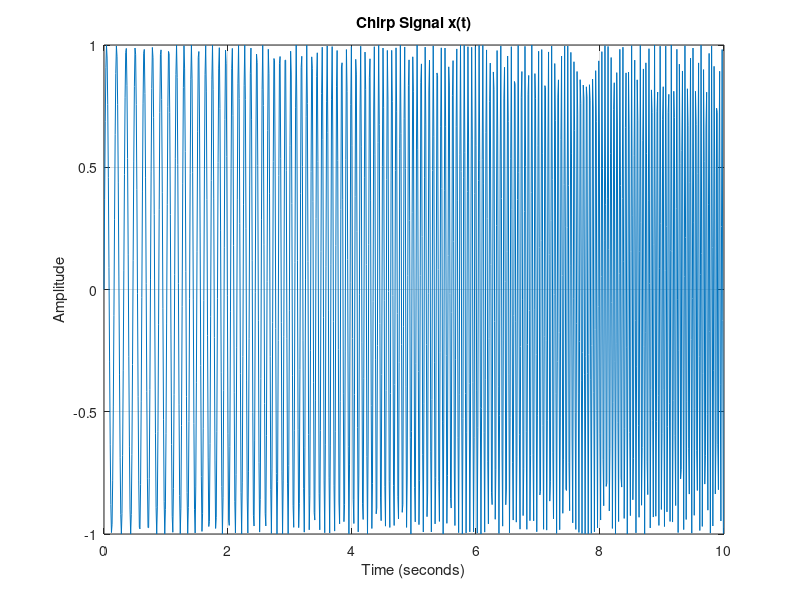
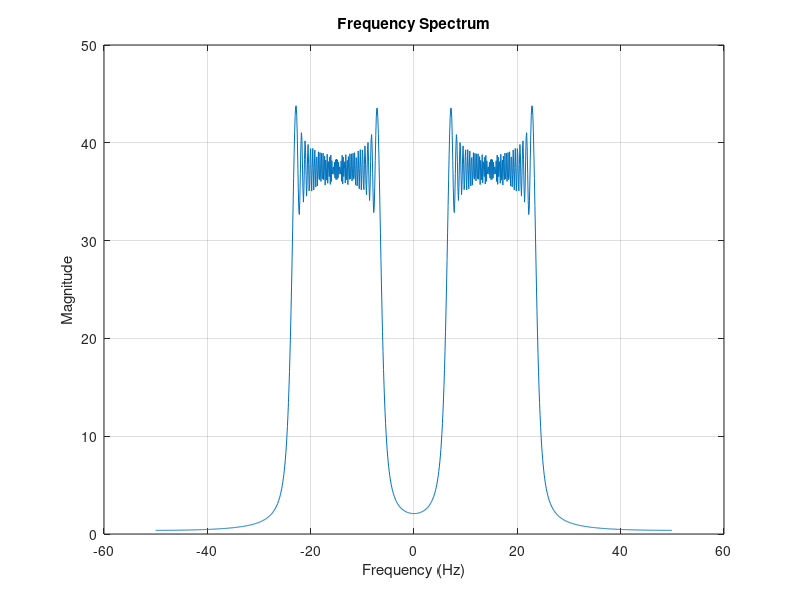

Recreate these plots in MATLAB, in order. (Note: this script raises an error after producing the figures.)
% PROBLEM 1
alpha= mod(284,3);
Fs=100; %sample frequency
T=10; % durection
t=0:1/Fs:T-1/Fs;
in_value=2+2*alpha; %
fin_value=5+5*alpha;
slope=(fin_value-in_value)./T; %slop of F(t)
F_t=slope*t + in_value;  %F(t) function
x_t=sin(2*pi*F_t.*t); %chirp signal function
% Q1_1
figure;
 plot(t,x_t)
 xlabel('Time (seconds)');
ylabel('Amplitude');
title('Chirp Signal x(t)');
grid on;
 % hold on;
% Q1_2
N=length(x_t);
frequencies=-Fs/2:Fs/N:Fs/2-Fs/N;
X_f=fftshift(fft(x_t,N));
figure;
plot(frequencies,abs(X_f))
xlabel('Frequency (Hz)');
ylabel('Magnitude');
title('Frequency Spectrum');
grid on;

% Q1_3
% window_type='blackman';
window_lengths=[100,150,200];
for i=1:length(window_lengths)
window_length=window_lengths(i);
overlap=10;
figure;
spectrogram(x_t, blackman(window_length), overlap, Fs, 'yaxis');
end


PROBLEM 2
% Load the audio file
audio_file = 'instru3.wav';
[y, fs] = audioread(audio_file);

% Plot the spectrogram
figure;
spectrogram(y, hamming(512), 256, 512, fs, 'yaxis');
title('Spectrogram of Audio Signal');
xlabel('Time (s)');
ylabel('Frequency (Hz)');
% Plot the conventional spectrum
figure;
N = length(y);
frequencies = linspace(0, fs, N);
spectrum = abs(fft(y));
spectrum = spectrum(1:N/2+1); % Take the positive half of the spectrum
plot(frequencies(1:N/2+1), 20*log10(spectrum));
title('Conventional Spectrum of Audio Signal');
xlabel('Frequency (Hz)');
ylabel('Magnitude (dB)');

% Load the audio file

[y, fs] = audioread('Opera.wav');

% Plot the spectrogram
figure;
spectrogram(y, hamming(512), 256, 512, fs, 'yaxis');
title('Spectrogram of "opera.wav"');
xlabel('Time (s)');
ylabel('Frequency (Hz)');

% PROBLEM 3
fs = 4000; % Sampling rate 
duration = 5; % Duration of the recording 
% Create an audio recorder object
recObj = audiorecorder(fs, 16, 1); % 16-bit, mono
% Start recording
disp('Start speaking...');
recordblocking(recObj, duration);
disp('End of recording.');
% Store the recorded audio data
audioData = getaudiodata(recObj);
% Save the recorded audio as a .wav file
filename = 'madhu.wav';
audiowrite(filename, audioData, fs);
% Display a message indicating the file has been saved
disp(['Audio saved as ' filename]);
% Load the recorded audio with the lower sampling rate
audio_file = 'madhu.wav';
[y, fs] = audioread(audio_file);
% Plot the spectrogram
figure;
spectrogram(y, hamming(512), 256, 512, fs, 'yaxis');
title('Spectrogram of Recorded Name');
xlabel('Time (s)');
ylabel('Frequency (Hz)');